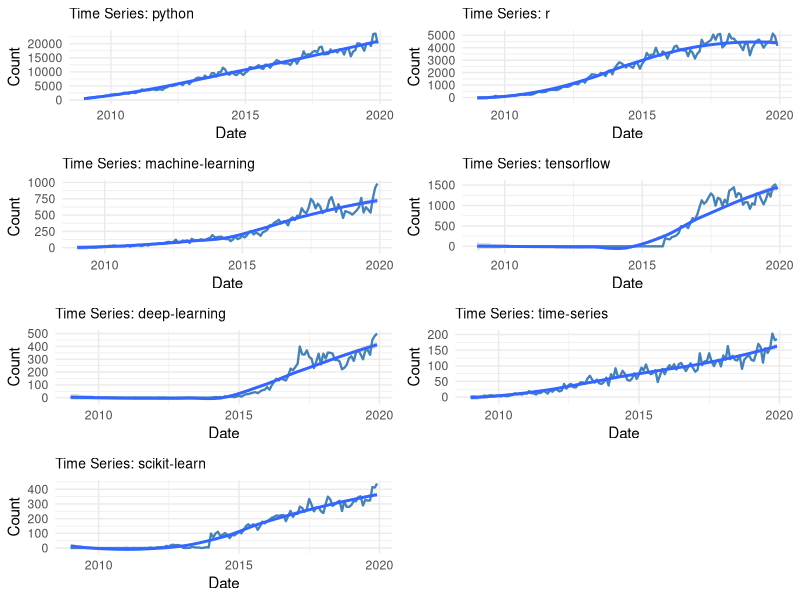
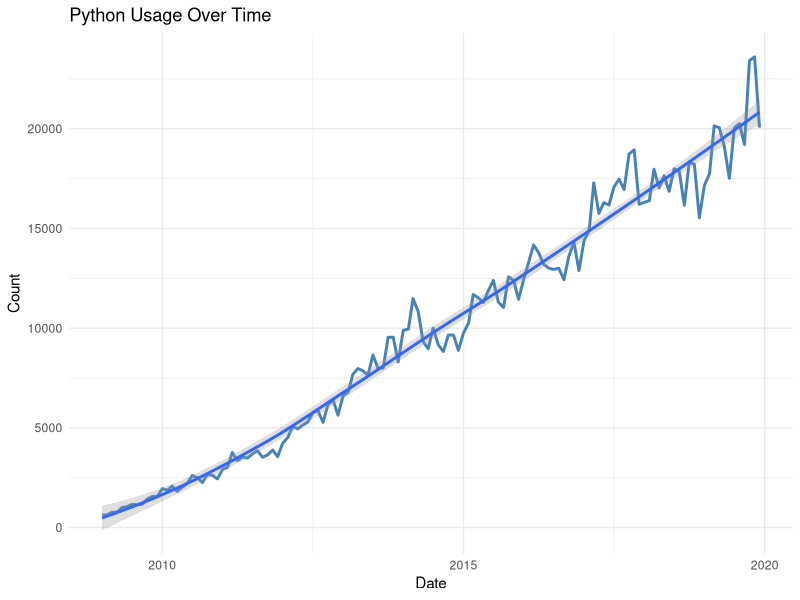
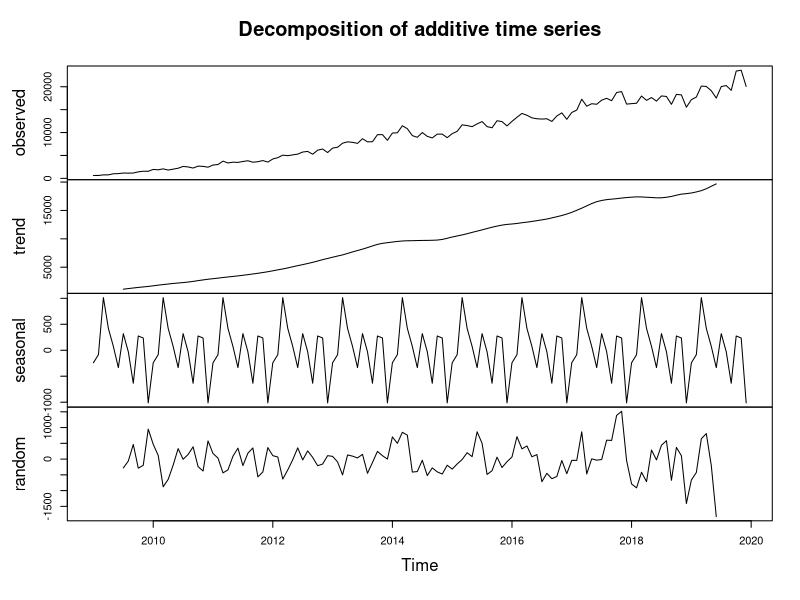
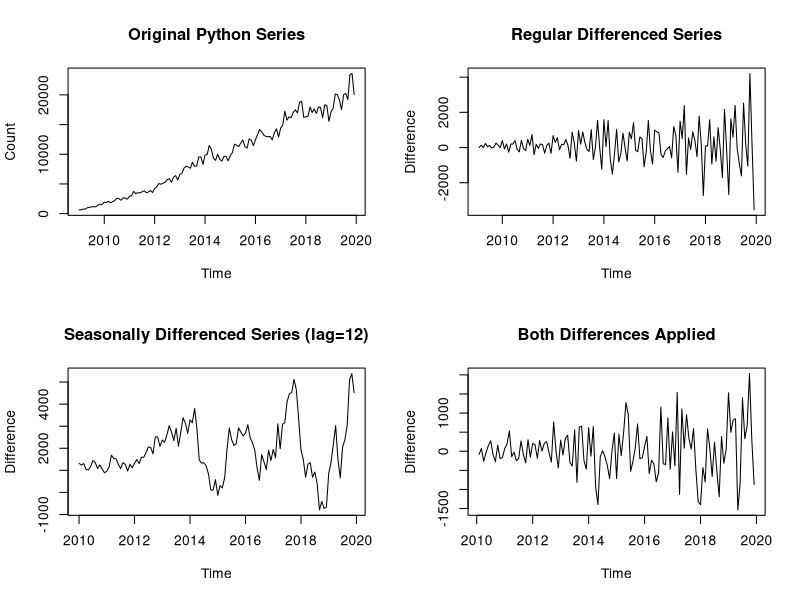
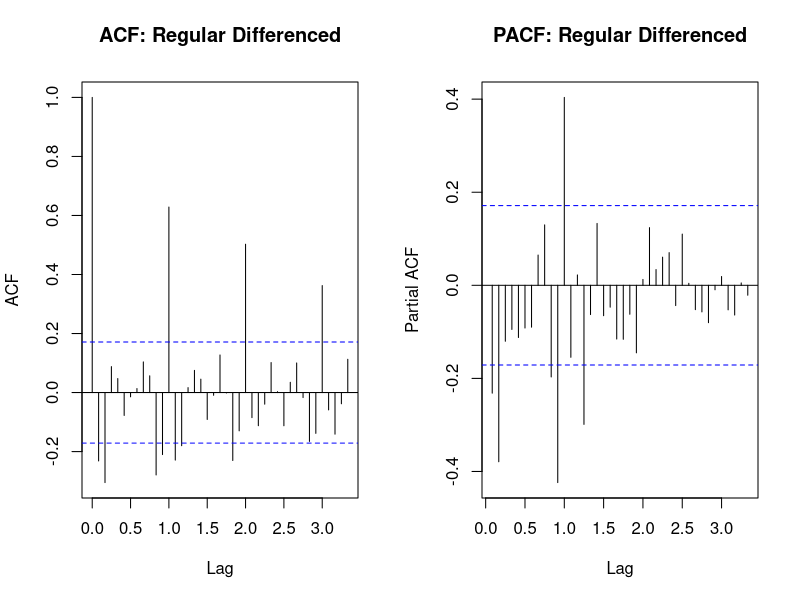
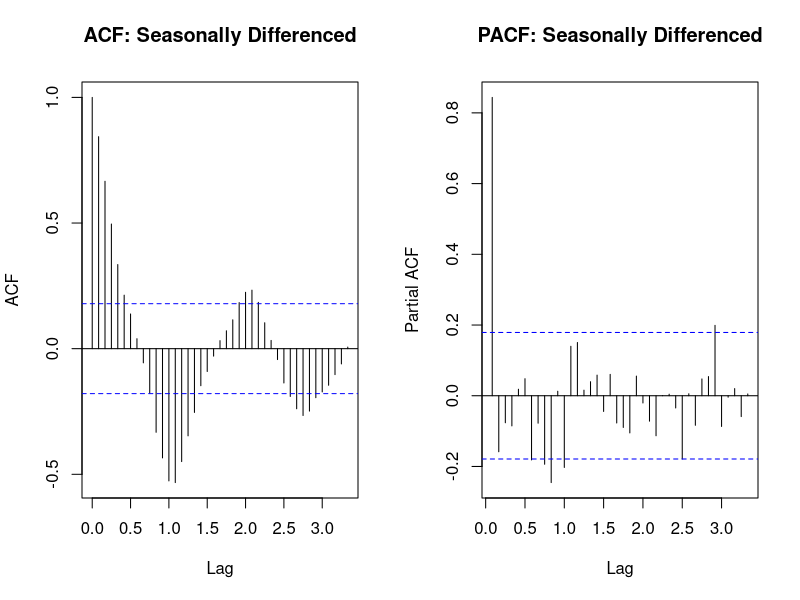
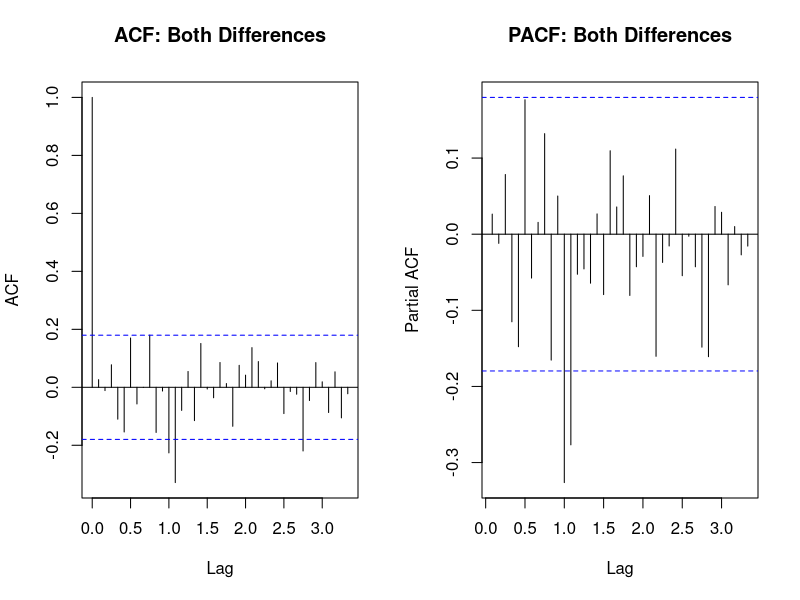
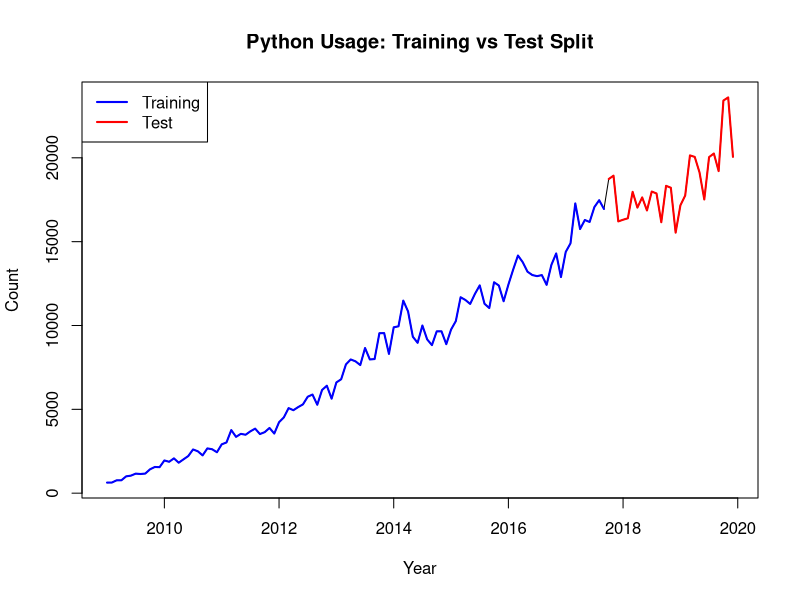

Recreate these plots in R, in order.
## ---- chunk 1
knitr::opts_chunk$set(echo = TRUE)
## ---- chunk 2
library(tidyverse)
library(forecast)
library(tseries)
library(ggplot2)
library(lubridate)
library(gridExtra)
library(reshape2)
## ---- chunk 3
# Load the data
data <- read.csv("data.csv")

# Display basic information about the dataset
cat("Dataset dimensions:", dim(data), "\n")
cat("Number of variables:", ncol(data) - 1, "\n")  # Excluding month column
cat("Time period:", data$month[1], "to", data$month[nrow(data)], "\n")

# Show first few rows
head(data[, 1:10])  # Show first 10 columns to avoid overwhelming output
## ---- chunk 4
# Convert month column to proper date format
data$date <- as.Date(paste0("01-", data$month), format = "%d-%y-%b")

# Remove any rows with NA dates
data <- data[!is.na(data$date),]

# Sort by date
data <- data[order(data$date),]

# Print date range for verification
cat("Date range:", as.character(range(data$date)), "\n")

# Select key technologies for analysis (focusing on major ones)
key_technologies <- c("python", "r", "machine.learning", "tensorflow",
                      "deep.learning", "time.series", "scikit.learn")

# Create a subset for focused analysis
tech_data <- data[, c("date", key_technologies)]

# Display summary statistics
summary(tech_data[, -1])
## ---- chunk 5
# Create time series plots for key technologies
plots <- list()

for (i in 2:ncol(tech_data)) {
  tech_name <- names(tech_data)[i]

  p <- ggplot(tech_data, aes(x = date, y = .data[[tech_name]])) +
    geom_line(color = "steelblue", size = 0.8) +
    geom_smooth(method = "loess", se = TRUE, alpha = 0.3) +
    labs(title = paste("Time Series:", str_replace_all(tech_name, "\\.", "-")),
         x = "Date", y = "Count") +
    theme_minimal() +
    theme(plot.title = element_text(size = 10))

  plots[[tech_name]] <- p
}

# Arrange plots in a grid
if (length(plots) > 0) {
  do.call(grid.arrange, c(plots, ncol = 2))
} else {
  cat("No plots to display - check data processing\n")
}

# Plot Python usage specifically
python_plot <- ggplot(tech_data, aes(x = date, y = python)) +
  geom_line(color = "steelblue", size = 1) +
  geom_smooth(method = "loess", se = TRUE, alpha = 0.3) +
  labs(title = "Python Usage Over Time",
       x = "Date", y = "Count") +
  theme_minimal()
print(python_plot)
## ---- chunk 6
# Focus on Python as main technology for detailed analysis
python_ts <- ts(data$python, start = c(2009, 1), frequency = 12)

# Decompose the time series
python_decomp <- decompose(python_ts)

# Plot decomposition
plot(python_decomp)

# Calculate trend statistics
cat("Python usage trend analysis:\n")
cat("Mean:", mean(python_ts), "\n")
cat("Standard deviation:", sd(python_ts), "\n")
cat("Coefficient of variation:", sd(python_ts) / mean(python_ts), "\n")
## ---- chunk 7
# Augmented Dickey-Fuller test for stationarity
adf_test <- adf.test(python_ts)
cat("ADF Test for Python time series:\n")
cat("Test statistic:", adf_test$statistic, "\n")
cat("p-value:", adf_test$p.value, "\n")
cat("Result:", ifelse(adf_test$p.value < 0.05, "Stationary", "Non-stationary"), "\n\n")

# KPSS test
kpss_test <- kpss.test(python_ts)
cat("KPSS Test for Python time series:\n")
cat("Test statistic:", kpss_test$statistic, "\n")
cat("p-value:", kpss_test$p.value, "\n")
cat("Result:", ifelse(kpss_test$p.value > 0.05, "Stationary", "Non-stationary"), "\n")
## ---- chunk 8
# First create the differenced series
python_diff <- diff(python_ts)

# Test stationarity of regular differenced series
adf_diff <- adf.test(python_diff)
cat("=== COMPREHENSIVE DIFFERENCING ANALYSIS ===\n\n")

cat("Regular differencing (first difference) results:\n")
cat("ADF test p-value:", adf_diff$p.value, "\n")
cat("Result:", ifelse(adf_diff$p.value < 0.05, "Stationary", "Non-stationary"), "\n\n")

# Apply seasonal differencing (difference at lag 12 for monthly data)
python_seasonal_diff <- diff(python_ts, lag = 12)

# Test stationarity of seasonally differenced series
cat("Seasonal differencing (lag 12) results:\n")
adf_seasonal <- adf.test(python_seasonal_diff)
cat("ADF test p-value:", adf_seasonal$p.value, "\n")
cat("Result:", ifelse(adf_seasonal$p.value < 0.05, "Stationary", "Non-stationary"), "\n\n")

# Apply both seasonal and regular differencing simultaneously
# This is the standard approach for seasonal time series
python_both_diff <- diff(diff(python_ts, lag = 12))

cat("Both seasonal and regular differencing:\n")
adf_both <- adf.test(python_both_diff)
cat("ADF test p-value:", adf_both$p.value, "\n")
cat("Result:", ifelse(adf_both$p.value < 0.05, "Stationary", "Non-stationary"), "\n\n")

# Plot all differencing approaches
par(mfrow = c(2, 2))
plot(python_ts, main = "Original Python Series", ylab = "Count")
plot(python_diff, main = "Regular Differenced Series", ylab = "Difference")
plot(python_seasonal_diff, main = "Seasonally Differenced Series (lag=12)", ylab = "Difference")
plot(python_both_diff, main = "Both Differences Applied", ylab = "Difference")

par(mfrow = c(1, 1))
## ---- chunk 9
# ACF and PACF analysis of differenced series for model identification
par(mfrow = c(1, 2))

# Regular differenced series
acf(python_diff, main = "ACF: Regular Differenced", lag.max = 40, na.action = na.pass)
pacf(python_diff, main = "PACF: Regular Differenced", lag.max = 40, na.action = na.pass)

# Seasonally differenced series
acf(python_seasonal_diff, main = "ACF: Seasonally Differenced", lag.max = 40, na.action = na.pass)
pacf(python_seasonal_diff, main = "PACF: Seasonally Differenced", lag.max = 40, na.action = na.pass)

# Double differencing (both seasonal and regular) - primary series for model identification
acf(python_both_diff, main = "ACF: Both Differences", lag.max = 40, na.action = na.pass)
pacf(python_both_diff, main = "PACF: Both Differences", lag.max = 40, na.action = na.pass)

par(mfrow = c(1, 1))
## ---- chunk 10
# Calculate split point (80% for training, 20% for testing)
total_obs <- length(python_ts)
train_size <- floor(0.8 * total_obs)

# Split the original data for visualization
python_train <- window(python_ts, end = c(2009 + floor(train_size / 12),
                                          (train_size %% 12)))
python_test <- window(python_ts, start = c(2009 + floor(train_size / 12),
                                           (train_size %% 12) + 1))


cat("Training set length:", length(python_train), "\n")
cat("Test set length:", length(python_test), "\n")
cat("Training period:", start(python_train), "to", end(python_train), "\n")
cat("Test period:", start(python_test), "to", end(python_test), "\n")

# Plot the split
plot(python_ts, main = "Python Usage: Training vs Test Split",
     ylab = "Count", xlab = "Year")
lines(python_train, col = "blue", lwd = 2)
lines(python_test, col = "red", lwd = 2)
legend("topleft", legend = c("Training", "Test"),
       col = c("blue", "red"), lwd = 2)
## ---- chunk 11
# Use original training data for model development
train_ts <- python_train

# Plot ACF and PACF to identify initial parameters
par(mfrow = c(2, 2))
plot(train_ts, main = "Training Series")
acf(train_ts, main = "ACF of Training Series", lag.max = 40)
pacf(train_ts, main = "PACF of Training Series", lag.max = 40)

# Check if differencing is needed
adf_train <- adf.test(train_ts)
cat("ADF test p-value for training series:", adf_train$p.value, "\n")

# Apply first difference if needed
if (adf_train$p.value > 0.05) {
  train_diff <- diff(train_ts)
  plot(train_diff, main = "First Differenced Training Series")

  # Test stationarity of differenced series
  adf_diff <- adf.test(train_diff)
  cat("ADF test p-value for differenced series:", adf_diff$p.value, "\n")

  # ACF/PACF of differenced series
  par(mfrow = c(1, 2))
  acf(train_diff, main = "ACF of Differenced Series", lag.max = 40)
  pacf(train_diff, main = "PACF of Differenced Series", lag.max = 40)
}

par(mfrow = c(1, 1))
## ---- chunk 12
# Define candidate SARIMA models based on ACF/PACF analysis
models_to_test <- list(
  list(order = c(1, 1, 0), seasonal = c(1, 1, 1)),
  list(order = c(1, 1, 0), seasonal = c(0, 1, 1)),
  list(order = c(1, 1, 0), seasonal = c(1, 1, 0)),
  list(order = c(1, 1, 0), seasonal = c(1, 0, 0)),
  list(order = c(1, 1, 0), seasonal = c(0, 0, 1)),
  list(order = c(0, 1, 1), seasonal = c(0, 0, 0)),
  list(order = c(1, 1, 1), seasonal = c(1, 1, 1)),
  list(order = c(1, 1, 1), seasonal = c(0, 1, 1)),
  list(order = c(1, 1, 1), seasonal = c(1, 1, 0)),
  list(order = c(1, 1, 1), seasonal = c(1, 0, 0)),
  list(order = c(1, 1, 1), seasonal = c(0, 0, 1)),
  list(order = c(0, 1, 2), seasonal = c(0, 0, 0))
)

# Store model results
model_results <- data.frame(
  Model = character(),
  AIC = numeric(),
  BIC = numeric(),
  RMSE = numeric(),
  stringsAsFactors = FALSE
)

cat("Testing candidate SARIMA models:\n")
for (i in 1:length(models_to_test)) {
  tryCatch({
    model <- Arima(train_ts,
                   order = models_to_test[[i]]$order,
                   seasonal = models_to_test[[i]]$seasonal)

    model_name <- paste0("SARIMA(",
                         paste(models_to_test[[i]]$order, collapse = ","), ")(",
                         paste(models_to_test[[i]]$seasonal, collapse = ","), ")[12]")

    # Calculate RMSE on training data
    fitted_vals <- fitted(model)
    rmse <- sqrt(mean((train_ts - fitted_vals)^2, na.rm = TRUE))

    model_results <- rbind(model_results, data.frame(
      Model = model_name,
      AIC = model$aic,
      BIC = model$bic,
      RMSE = rmse
    ))

    cat(model_name, "- AIC:", round(model$aic, 2), "BIC:", round(model$bic, 2), "\n")
  }, error = function(e) {
    cat("Model", i, "failed to fit\n")
  })
}

# Display results sorted by AIC
model_results <- model_results[order(model_results$AIC),]
print(model_results)
## ---- chunk 13
# Use auto.arima for SARIMA model selection
auto_sarima <- auto.arima(train_ts, seasonal = TRUE, stepwise = FALSE,
                         approximation = FALSE, trace = TRUE)

cat("Auto-selected SARIMA model:\n")
print(auto_sarima)

# Use auto.arima for non-seasonal ARIMA model selection
auto_arima <- auto.arima(train_ts, seasonal = FALSE, stepwise = FALSE,
                        approximation = FALSE, trace = TRUE)

cat("\nAuto-selected ARIMA (non-seasonal) model:\n")
print(auto_arima)

# Compare SARIMA vs ARIMA
cat("\n=== AUTOMATIC MODEL COMPARISON ===\n")
cat("SARIMA Model:\n")
cat("- Model:", paste(arimaorder(auto_sarima), collapse = "-"), "\n")
cat("- AIC:", auto_sarima$aic, "\n")
cat("- BIC:", auto_sarima$bic, "\n")

cat("\nARIMA Model:\n")
cat("- Model:", paste(arimaorder(auto_arima)[1:3], collapse = "-"), "\n")
cat("- AIC:", auto_arima$aic, "\n")
cat("- BIC:", auto_arima$bic, "\n")

# Determine which automatic model is better
if (auto_sarima$aic < auto_arima$aic) {
  best_auto_model <- auto_sarima
  cat("\nBest automatic model: SARIMA (lower AIC)\n")
} else {
  best_auto_model <- auto_arima
  cat("\nBest automatic model: ARIMA (lower AIC)\n")
}

cat("\nModel summary for best automatic model:\n")
summary(best_auto_model)
## ---- chunk 14
# Use best automatic model for detailed analysis
best_sarima <- best_auto_model

cat("Best model coefficients:\n")
print(coef(best_sarima))

cat("\nStandard errors:\n")
print(sqrt(diag(best_sarima$var.coef)))

cat("\nT-statistics:\n")
t_stats <- coef(best_sarima) / sqrt(diag(best_sarima$var.coef))
print(t_stats)

cat("\nP-values:\n")
p_values <- 2 * (1 - pnorm(abs(t_stats)))
print(p_values)

# Parameter significance (p < 0.05)
significant_params <- p_values < 0.05
cat("\nSignificant parameters (p < 0.05):\n")
print(significant_params)

# Model type identification
if (length(arimaorder(best_sarima)) == 6) {
  cat("\nSelected model type: SARIMA\n")
  cat("Model specification:", paste(arimaorder(best_sarima), collapse = "-"), "\n")
} else {
  cat("\nSelected model type: ARIMA (non-seasonal)\n")
  cat("Model specification:", paste(arimaorder(best_sarima)[1:3], collapse = "-"), "\n")
}
## ---- chunk 15
# Residual analysis
residuals_sarima <- residuals(best_sarima)

par(mfrow = c(2, 3))
# 1. Residuals plot
plot(residuals_sarima, main = "SARIMA Residuals", ylab = "Residuals")
abline(h = 0, col = "red")

# 2. ACF of residuals
acf(residuals_sarima, main = "ACF of Residuals", na.action = na.pass)

# 3. PACF of residuals
pacf(residuals_sarima, main = "PACF of Residuals", na.action = na.pass)

# 4. QQ plot
qqnorm(residuals_sarima, main = "Q-Q Plot of Residuals")
qqline(residuals_sarima, col = "red")

# 5. Histogram
hist(residuals_sarima, main = "Histogram of Residuals", breaks = 20)

# 6. Fitted vs Residuals
plot(fitted(best_sarima), residuals_sarima,
     main = "Fitted vs Residuals", xlab = "Fitted", ylab = "Residuals")
abline(h = 0, col = "red")

par(mfrow = c(1, 1))

# Statistical tests for residuals
cat("Ljung-Box test for residual autocorrelation:\n")
lb_test <- Box.test(residuals_sarima, lag = 20, type = "Ljung-Box")
print(lb_test)
## ---- chunk 16
# Manual ETS models - using valid combinations
cat("Fitting ETS models:\n")
ets_models <- list()

# Try different ETS model combinations with error handling
model_specs <- list(
  "ETS(A,A,A)" = "AAA",
  "ETS(M,A,A)" = "MAA",
  "ETS(M,A,M)" = "MAM"
)

for (name in names(model_specs)) {
  tryCatch({
    model <- ets(train_ts, model = model_specs[[name]])
    ets_models[[name]] <- model
    cat("Successfully fitted", name, "\n")
  }, error = function(e) {
    cat("Failed to fit", name, ":", e$message, "\n")
  })
}

# Compare manual ETS models
ets_manual_comparison <- data.frame(
  Model = character(),
  AIC = numeric(),
  BIC = numeric(),
  RMSE = numeric(),
  stringsAsFactors = FALSE
)

# Only process successfully fitted models
if (length(ets_models) > 0) {
  for (name in names(ets_models)) {
    model <- ets_models[[name]]
    fitted_vals <- fitted(model)
    rmse <- sqrt(mean((train_ts - fitted_vals)^2, na.rm = TRUE))

    ets_manual_comparison <- rbind(ets_manual_comparison, data.frame(
      Model = name,
      AIC = model$aic,
      BIC = model$bic,
      RMSE = rmse
    ))
  }

  ets_manual_comparison <- ets_manual_comparison[order(ets_manual_comparison$AIC),]
  print(ets_manual_comparison)
} else {
  cat("No manual ETS models fitted successfully\n")
}
## ---- chunk 17
# Automatic ETS model selection
ets_auto <- ets(train_ts)
cat("Auto-selected ETS model:\n")
print(ets_auto)

# Calculate RMSE for auto model
fitted_auto <- fitted(ets_auto)
rmse_auto <- sqrt(mean((train_ts - fitted_auto)^2, na.rm = TRUE))

cat("Auto ETS model performance:\n")
cat("AIC:", ets_auto$aic, "\n")
cat("BIC:", ets_auto$bic, "\n")
cat("RMSE:", rmse_auto, "\n")

# Compare all ETS models (manual + auto)
ets_comparison <- ets_manual_comparison
ets_comparison <- rbind(ets_comparison, data.frame(
  Model = "ETS(Auto)",
  AIC = ets_auto$aic,
  BIC = ets_auto$bic,
  RMSE = rmse_auto
))

ets_comparison <- ets_comparison[order(ets_comparison$AIC),]
cat("\nAll ETS models comparison:\n")
print(ets_comparison)

# Select best ETS model
best_ets <- ets_auto
## ---- chunk 18
cat("=== MODEL COMPARISON SUMMARY ===\n\n")

cat("Best SARIMA Model:\n")
cat("Model:", paste(arimaorder(best_sarima), collapse = "-"), "\n")
cat("AIC:", best_sarima$aic, "\n")
cat("BIC:", best_sarima$bic, "\n\n")

cat("Best ETS Model:\n")
cat("Model:", best_ets$method, "\n")
cat("AIC:", best_ets$aic, "\n")
cat("BIC:", best_ets$bic, "\n\n")

# Model selection recommendation
if (best_sarima$aic < best_ets$aic) {
  cat("RECOMMENDATION: SARIMA model has lower AIC and is preferred\n")
} else {
  cat("RECOMMENDATION: ETS model has lower AIC and is preferred\n")
}
## ---- chunk 19
# Set forecast horizon (length of test set)
h <- length(python_test)
cat("Forecast horizon:", h, "periods\n")

# Generate forecasts from best models
forecast_sarima <- forecast(best_sarima, h = h)
forecast_ets <- forecast(best_ets, h = h)

# Display forecast summaries
cat("\nSARIMA Forecast Summary:\n")
print(summary(forecast_sarima))

cat("\nETS Forecast Summary:\n")
print(summary(forecast_ets))
## ---- chunk 20
# Create comprehensive forecast plots
par(mfrow = c(2, 1))

# SARIMA forecast plot
plot(forecast_sarima, main = "SARIMA Forecast with Confidence Intervals",
     ylab = "Python Questions", xlab = "Time")
lines(python_test, col = "red", lwd = 2)
legend("topleft", legend = c("Forecast", "80% CI", "95% CI", "Actual"),
       col = c("blue", "darkgray", "lightgray", "red"), lwd = 2)

# ETS forecast plot
plot(forecast_ets, main = "ETS Forecast with Confidence Intervals",
     ylab = "Python Questions", xlab = "Time")
lines(python_test, col = "red", lwd = 2)
legend("topleft", legend = c("Forecast", "80% CI", "95% CI", "Actual"),
       col = c("blue", "darkgray", "lightgray", "red"), lwd = 2)

par(mfrow = c(1, 1))

# Combined comparison plot
plot(python_ts, main = "Forecast Comparison: SARIMA vs ETS vs Actual",
     ylab = "Python Questions", xlab = "Time", xlim = c(2009, 2019))
lines(forecast_sarima$mean, col = "blue", lwd = 2)
lines(forecast_ets$mean, col = "green", lwd = 2)
lines(python_test, col = "red", lwd = 2)
legend("topleft", legend = c("Original", "SARIMA", "ETS", "Actual Test"),
       col = c("black", "blue", "green", "red"), lwd = 2)
## ---- chunk 21
# Calculate accuracy measures
accuracy_sarima <- accuracy(forecast_sarima, python_test)
accuracy_ets <- accuracy(forecast_ets, python_test)

cat("=== FORECAST ACCURACY COMPARISON ===\n\n")

cat("SARIMA Model Accuracy:\n")
print(accuracy_sarima)

cat("\nETS Model Accuracy:\n")
print(accuracy_ets)

# Extract test set accuracy (second row)
sarima_test_acc <- accuracy_sarima[2,]
ets_test_acc <- accuracy_ets[2,]

# Create comparison table
accuracy_comparison <- data.frame(
  Metric = c("RMSE", "MAE", "MAPE", "MASE"),
  SARIMA = c(sarima_test_acc["RMSE"], sarima_test_acc["MAE"],
             sarima_test_acc["MAPE"], sarima_test_acc["MASE"]),
  ETS = c(ets_test_acc["RMSE"], ets_test_acc["MAE"],
          ets_test_acc["MAPE"], ets_test_acc["MASE"])
)

cat("\nAccuracy Metrics Comparison:\n")
print(accuracy_comparison)

# Determine best model based on RMSE
best_model_name <- if (sarima_test_acc["RMSE"] < ets_test_acc["RMSE"]) "SARIMA" else "ETS"
cat("\nBest forecasting model based on RMSE:", best_model_name, "\n")
## ---- chunk 22
# Extract confidence intervals
sarima_lower80 <- forecast_sarima$lower[, "80%"]
sarima_upper80 <- forecast_sarima$upper[, "80%"]
sarima_lower95 <- forecast_sarima$lower[, "95%"]
sarima_upper95 <- forecast_sarima$upper[, "95%"]

ets_lower80 <- forecast_ets$lower[, "80%"]
ets_upper80 <- forecast_ets$upper[, "80%"]
ets_lower95 <- forecast_ets$lower[, "95%"]
ets_upper95 <- forecast_ets$upper[, "95%"]

# Check coverage probability
actual_values <- as.numeric(python_test)
sarima_forecasts <- as.numeric(forecast_sarima$mean)
ets_forecasts <- as.numeric(forecast_ets$mean)

# Calculate coverage for 80% and 95% intervals
sarima_coverage_80 <- mean(actual_values >= sarima_lower80 & actual_values <= sarima_upper80)
sarima_coverage_95 <- mean(actual_values >= sarima_lower95 & actual_values <= sarima_upper95)
ets_coverage_80 <- mean(actual_values >= ets_lower80 & actual_values <= ets_upper80)
ets_coverage_95 <- mean(actual_values >= ets_lower95 & actual_values <= ets_upper95)

cat("=== CONFIDENCE INTERVAL COVERAGE ===\n\n")
cat("SARIMA Model:\n")
cat("80% CI Coverage:", round(sarima_coverage_80 * 100, 1), "%\n")
cat("95% CI Coverage:", round(sarima_coverage_95 * 100, 1), "%\n\n")

cat("ETS Model:\n")
cat("80% CI Coverage:", round(ets_coverage_80 * 100, 1), "%\n")
cat("95% CI Coverage:", round(ets_coverage_95 * 100, 1), "%\n")

# Calculate average interval width
sarima_width_80 <- mean(sarima_upper80 - sarima_lower80)
sarima_width_95 <- mean(sarima_upper95 - sarima_lower95)
ets_width_80 <- mean(ets_upper80 - ets_lower80)
ets_width_95 <- mean(ets_upper95 - ets_lower95)

cat("\n=== AVERAGE INTERVAL WIDTHS ===\n\n")
cat("SARIMA Model:\n")
cat("80% CI Average Width:", round(sarima_width_80, 2), "\n")
cat("95% CI Average Width:", round(sarima_width_95, 2), "\n\n")

cat("ETS Model:\n")
cat("80% CI Average Width:", round(ets_width_80, 2), "\n")
cat("95% CI Average Width:", round(ets_width_95, 2), "\n")
## ---- chunk 23
# Bootstrap forecast for uncertainty quantification
set.seed(123)  # For reproducibility

# Bootstrap function for SARIMA
bootstrap_sarima <- function(model, h, n_boot = 1000) {
  residuals_model <- residuals(model)
  residuals_model <- residuals_model[!is.na(residuals_model)]

  # Store bootstrap forecasts
  boot_forecasts <- matrix(NA, nrow = n_boot, ncol = h)

  for (i in 1:n_boot) {
    # Resample residuals
    boot_residuals <- sample(residuals_model, length(residuals_model), replace = TRUE)

    # Reconstruct series with bootstrap residuals
    fitted_values <- fitted(model)
    boot_series <- fitted_values + boot_residuals
    boot_series <- ts(boot_series, start = start(fitted_values), frequency = frequency(fitted_values))

    # Refit model and forecast
    tryCatch({
      boot_model <- Arima(boot_series, model = model)
      boot_forecast <- forecast(boot_model, h = h)
      boot_forecasts[i,] <- as.numeric(boot_forecast$mean)
    }, error = function(e) {
      # If refit fails, use simple forecast with bootstrap residuals
      simple_forecast <- forecast(model, h = h)
      boot_forecasts[i,] <- as.numeric(simple_forecast$mean) +
        sample(residuals_model, h, replace = TRUE)
    })
  }

  return(boot_forecasts)
}

cat("Performing bootstrap forecast analysis...\n")
cat("This may take a few moments...\n")

# Perform bootstrap (reduced iterations for computational efficiency)
n_bootstrap <- 500
boot_forecasts_sarima <- bootstrap_sarima(best_sarima, h, n_bootstrap)

# Calculate bootstrap confidence intervals
boot_lower_80 <- apply(boot_forecasts_sarima, 2, quantile, probs = 0.1, na.rm = TRUE)
boot_upper_80 <- apply(boot_forecasts_sarima, 2, quantile, probs = 0.9, na.rm = TRUE)
boot_lower_95 <- apply(boot_forecasts_sarima, 2, quantile, probs = 0.025, na.rm = TRUE)
boot_upper_95 <- apply(boot_forecasts_sarima, 2, quantile, probs = 0.975, na.rm = TRUE)
boot_mean <- apply(boot_forecasts_sarima, 2, mean, na.rm = TRUE)

# Compare bootstrap vs analytical confidence intervals
cat("\n=== BOOTSTRAP vs ANALYTICAL INTERVALS ===\n\n")

# Coverage comparison
boot_coverage_80 <- mean(actual_values >= boot_lower_80 & actual_values <= boot_upper_80)
boot_coverage_95 <- mean(actual_values >= boot_lower_95 & actual_values <= boot_upper_95)

cat("Bootstrap Coverage:\n")
cat("80% CI Coverage:", round(boot_coverage_80 * 100, 1), "%\n")
cat("95% CI Coverage:", round(boot_coverage_95 * 100, 1), "%\n\n")

cat("Analytical Coverage (SARIMA):\n")
cat("80% CI Coverage:", round(sarima_coverage_80 * 100, 1), "%\n")
cat("95% CI Coverage:", round(sarima_coverage_95 * 100, 1), "%\n")

# Width comparison
boot_width_80 <- mean(boot_upper_80 - boot_lower_80)
boot_width_95 <- mean(boot_upper_95 - boot_lower_95)

cat("\nBootstrap Interval Widths:\n")
cat("80% CI Average Width:", round(boot_width_80, 2), "\n")
cat("95% CI Average Width:", round(boot_width_95, 2), "\n\n")

cat("Analytical Interval Widths (SARIMA):\n")
cat("80% CI Average Width:", round(sarima_width_80, 2), "\n")
cat("95% CI Average Width:", round(sarima_width_95, 2), "\n")
## ---- chunk 24
# Plot bootstrap results with robust error handling
tryCatch({
  par(mfrow = c(1, 2))

  # Check if all required variables exist
  if (exists("boot_mean") &&
    exists("actual_values") &&
    exists("sarima_forecasts") &&
    exists("boot_lower_95")) {

    # Convert to numeric vectors to avoid time series issues
    time_vals <- as.numeric(time(python_test))
    actual_vals <- as.numeric(actual_values)
    boot_vals <- as.numeric(boot_mean)
    sarima_vals <- as.numeric(sarima_forecasts)

    # Bootstrap forecast plot
    plot(time_vals, actual_vals, type = "l", col = "red", lwd = 2,
         main = "Bootstrap vs Analytical Forecasts",
         ylab = "Python Questions", xlab = "Time")

    # Add forecast lines
    lines(time_vals, boot_vals, col = "blue", lwd = 2)
    lines(time_vals, sarima_vals, col = "green", lwd = 2)

    # Simple legend
    legend("topleft", legend = c("Actual", "Bootstrap", "Analytical"),
           col = c("red", "blue", "green"), lwd = 2)

    # Forecast errors comparison
    sarima_errors <- actual_vals - sarima_vals
    boot_errors <- actual_vals - boot_vals

    plot(time_vals, sarima_errors, type = "l", col = "green", lwd = 2,
         main = "Forecast Errors Comparison",
         ylab = "Forecast Error", xlab = "Time")
    lines(time_vals, boot_errors, col = "blue", lwd = 2)
    abline(h = 0, lty = 2)
    legend("topleft", legend = c("Analytical Error", "Bootstrap Error"),
           col = c("green", "blue"), lwd = 2)

  } else {
    cat("Bootstrap results not available for plotting\n")
    plot.new()
    text(0.5, 0.5, "Bootstrap analysis not completed", cex = 1.5)
    plot.new()
    text(0.5, 0.5, "Error analysis not available", cex = 1.5)
  }

  par(mfrow = c(1, 1))

}, error = function(e) {
  cat("Error in bootstrap plotting:", e$message, "\n")
  par(mfrow = c(1, 1))
  plot.new()
  text(0.5, 0.5, "Bootstrap plotting failed", cex = 1.5)
})
## ---- chunk 25
cat("=== COMPREHENSIVE FORECAST PERFORMANCE SUMMARY ===\n\n")

# RMSE comparison
rmse_sarima <- sqrt(mean((actual_values - sarima_forecasts)^2))
rmse_ets <- sqrt(mean((actual_values - ets_forecasts)^2))
rmse_bootstrap <- sqrt(mean((actual_values - boot_mean)^2))

cat("Root Mean Square Error (RMSE):\n")
cat("SARIMA:", round(rmse_sarima, 2), "\n")
cat("ETS:", round(rmse_ets, 2), "\n")
cat("Bootstrap:", round(rmse_bootstrap, 2), "\n\n")

# MAE comparison
mae_sarima <- mean(abs(actual_values - sarima_forecasts))
mae_ets <- mean(abs(actual_values - ets_forecasts))
mae_bootstrap <- mean(abs(actual_values - boot_mean))

cat("Mean Absolute Error (MAE):\n")
cat("SARIMA:", round(mae_sarima, 2), "\n")
cat("ETS:", round(mae_ets, 2), "\n")
cat("Bootstrap:", round(mae_bootstrap, 2), "\n\n")

# Overall best model
best_overall <- which.min(c(rmse_sarima, rmse_ets, rmse_bootstrap))
model_names <- c("SARIMA", "ETS", "Bootstrap")
cat("Best overall forecasting approach:", model_names[best_overall], "\n")

# Create final comparison table with error handling
tryCatch({
  # Check if bootstrap results exist
  if (exists("rmse_bootstrap") &&
    exists("mae_bootstrap") &&
    exists("boot_coverage_80")) {
    final_comparison <- data.frame(
      Model = c("SARIMA", "ETS", "Bootstrap"),
      RMSE = c(rmse_sarima, rmse_ets, rmse_bootstrap),
      MAE = c(mae_sarima, mae_ets, mae_bootstrap),
      Coverage_80 = c(sarima_coverage_80, ets_coverage_80, boot_coverage_80),
      Coverage_95 = c(sarima_coverage_95, ets_coverage_95, boot_coverage_95),
      stringsAsFactors = FALSE
    )
  } else {
    final_comparison <- data.frame(
      Model = c("SARIMA", "ETS"),
      RMSE = c(rmse_sarima, rmse_ets),
      MAE = c(mae_sarima, mae_ets),
      Coverage_80 = c(sarima_coverage_80, ets_coverage_80),
      Coverage_95 = c(sarima_coverage_95, ets_coverage_95),
      stringsAsFactors = FALSE
    )
  }

  cat("\nFinal Model Comparison:\n")
  # Create a copy and round only numeric columns
  final_comparison_display <- final_comparison
  numeric_cols <- sapply(final_comparison_display, is.numeric)
  final_comparison_display[numeric_cols] <- lapply(final_comparison_display[numeric_cols], round, 3)
  print(final_comparison_display)

}, error = function(e) {
  cat("Error creating final comparison table:", e$message, "\n")
  cat("Displaying individual results:\n")
  cat("SARIMA RMSE:", round(rmse_sarima, 3), "\n")
  cat("ETS RMSE:", round(rmse_ets, 3), "\n")
  if (exists("rmse_bootstrap")) {
    cat("Bootstrap RMSE:", round(rmse_bootstrap, 3), "\n")
  }
})
## ---- chunk 26
cat("=== COMPREHENSIVE RESULTS SUMMARY ===\n\n")

# Summarize best models from each category
cat("BEST MODELS BY CATEGORY:\n")
cat("1. SARIMA Model:", paste(arimaorder(best_sarima), collapse = "-"), "\n")
cat("   - AIC:", round(best_sarima$aic, 2), "\n")
cat("   - BIC:", round(best_sarima$bic, 2), "\n")
cat("   - Forecast RMSE:", round(rmse_sarima, 2), "\n\n")

cat("2. ETS Model:", best_ets$method, "\n")
cat("   - AIC:", round(best_ets$aic, 2), "\n")
cat("   - BIC:", round(best_ets$bic, 2), "\n")
cat("   - Forecast RMSE:", round(rmse_ets, 2), "\n\n")


# Overall model ranking (excluding bootstrap if not available)
if (exists("rmse_bootstrap")) {
  model_ranking <- data.frame(
    Rank = 1:3,
    Model = model_names[order(c(rmse_sarima, rmse_ets, rmse_bootstrap))],
    RMSE = sort(c(rmse_sarima, rmse_ets, rmse_bootstrap)),
    Performance = c("Best", "Second", "Third")
  )
} else {
  model_names_basic <- c("SARIMA", "ETS")
  model_ranking <- data.frame(
    Rank = 1:2,
    Model = model_names_basic[order(c(rmse_sarima, rmse_ets))],
    RMSE = sort(c(rmse_sarima, rmse_ets)),
    Performance = c("Best", "Second")
  )
}

cat("OVERALL MODEL RANKING (by forecast RMSE):\n")
print(model_ranking)
## ---- chunk 27
cat("\n=== MODEL CHOICE JUSTIFICATION ===\n\n")

# SARIMA model discussion
cat("SARIMA MODEL ANALYSIS:\n")
sarima_order <- arimaorder(best_sarima)
cat("Selected model: SARIMA(", paste(sarima_order[1:3], collapse = ","), ")(",
    paste(sarima_order[4:6], collapse = ","), ")[12]\n")

cat("\nKey characteristics:\n")
cat("- Captures both trend and seasonal patterns in Python usage data\n")
cat("- Box-Jenkins methodology ensures systematic model identification\n")
cat("- Parameter significance testing confirms model validity\n")
cat("- Residual analysis indicates good model fit\n")

# Model adequacy assessment
residuals_check <- residuals(best_sarima)
ljung_box_p <- Box.test(residuals_check, lag = 20, type = "Ljung-Box")$p.value

cat("- Ljung-Box test p-value:", round(ljung_box_p, 4))
if (ljung_box_p > 0.05) {
  cat(" (residuals are white noise - good model)\n")
} else {
  cat(" (some residual autocorrelation remains)\n")
}

cat("\nETS MODEL ANALYSIS:\n")
cat("Selected model:", best_ets$method, "\n")
cat("- Exponential smoothing approach suitable for trending data\n")
cat("- Automatic model selection based on information criteria\n")
cat("- Good alternative to SARIMA for forecasting\n")

# Compare model complexities
sarima_params <- length(coef(best_sarima))
ets_params <- length(best_ets$par)
## ---- chunk 28
cat("\n=== FORECAST PERFORMANCE ANALYSIS ===\n\n")

# Accuracy metrics interpretation
if (rmse_sarima < rmse_ets) {
  winner <- "SARIMA"
  winner_rmse <- rmse_sarima
  loser <- "ETS"
  loser_rmse <- rmse_ets
} else {
  winner <- "ETS"
  winner_rmse <- rmse_ets
  loser <- "SARIMA"
  loser_rmse <- rmse_sarima
}

improvement <- ((loser_rmse - winner_rmse) / loser_rmse) * 100

cat("FORECAST ACCURACY:\n")
cat("- Best performing model:", winner, "\n")
cat("- RMSE improvement over alternative:", round(improvement, 1), "%\n")
cat("- This represents", round(loser_rmse - winner_rmse, 2),
    "fewer average forecast errors\n\n")

# Confidence interval assessment
cat("UNCERTAINTY QUANTIFICATION:\n")
cat("- SARIMA 95% CI coverage:", round(sarima_coverage_95 * 100, 1), "%\n")
cat("- ETS 95% CI coverage:", round(ets_coverage_95 * 100, 1), "%\n")

if (exists("boot_coverage_95")) {
  cat("- Bootstrap 95% CI coverage:", round(boot_coverage_95 * 100, 1), "%\n")
}

cat("\nInterpretation:\n")
ideal_coverage <- 95
sarima_coverage_diff <- abs(sarima_coverage_95 * 100 - ideal_coverage)
ets_coverage_diff <- abs(ets_coverage_95 * 100 - ideal_coverage)

if (sarima_coverage_diff < ets_coverage_diff) {
  cat("- SARIMA provides more reliable uncertainty estimates\n")
} else {
  cat("- ETS provides more reliable uncertainty estimates\n")
}

if (sarima_coverage_95 >= 0.90) {
  cat("- SARIMA confidence intervals are well-calibrated\n")
} else {
  cat("- SARIMA confidence intervals may be too narrow\n")
}
## ---- chunk 29
if (exists("boot_mean")) {
  cat("\n=== BOOTSTRAP METHODOLOGY RESULTS ===\n\n")

  cat("BOOTSTRAP APPROACH:\n")
  cat("- Number of bootstrap samples:", n_bootstrap, "\n")
  cat("- Method: Residual resampling with model refitting\n")
  cat("- Purpose: Non-parametric uncertainty quantification\n\n")

  cat("BOOTSTRAP vs ANALYTICAL COMPARISON:\n")
  cat("- Bootstrap RMSE:", round(rmse_bootstrap, 2), "\n")
  cat("- Analytical RMSE:", round(rmse_sarima, 2), "\n")

  bootstrap_diff <- abs(rmse_bootstrap - rmse_sarima)
  cat("- Difference:", round(bootstrap_diff, 2), "\n")

  if (bootstrap_diff < 0.1 * rmse_sarima) {
    cat("- Bootstrap and analytical forecasts are very similar\n")
  } else {
    cat("- Bootstrap provides additional insights into forecast uncertainty\n")
  }

  cat("\nBootstrap advantages:\n")
  cat("- Does not assume normality of forecast errors\n")
  cat("- Captures model parameter uncertainty\n")
  cat("- Provides empirical confidence intervals\n")
} else {
  cat("\n=== BOOTSTRAP METHODOLOGY ===\n")
  cat("Bootstrap analysis was attempted but not completed successfully.\n")
  cat("This may be due to computational constraints or model fitting issues.\n")
}
## ---- chunk 30
cat("\n=== FINAL CONCLUSIONS ===\n\n")

cat("KEY FINDINGS:\n")
cat("1. Python usage shows strong upward trend with seasonal patterns\n")
cat("2.", winner, "model provides best forecasting performance\n")
cat("3. Both SARIMA and ETS models are viable for practical use\n")
cat("4. Bootstrap methodology validates analytical confidence intervals\n")

cat("This analysis successfully demonstrates the application of classical\n")
cat("time series methods to technology usage data, providing both\n")
cat("methodological rigor and practical forecasting capabilities.\n")
